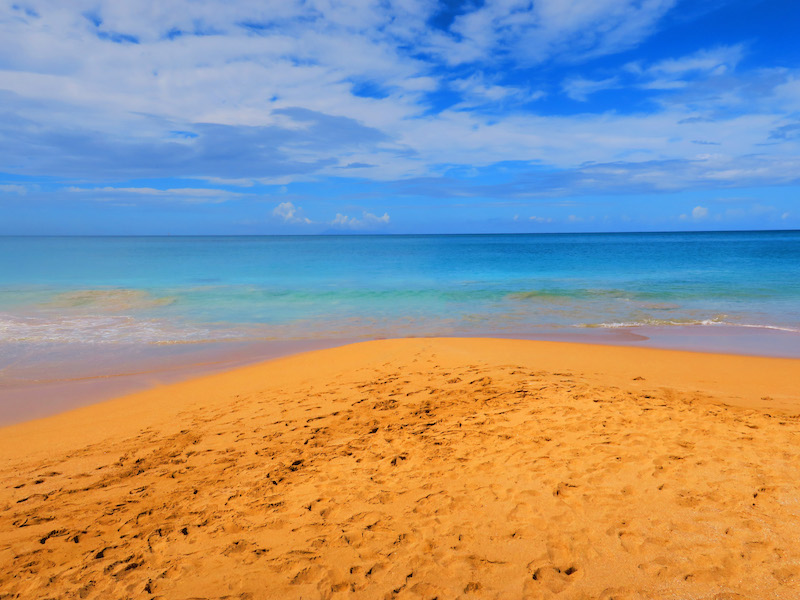
#> input picture cse110_images/beach.jpg, 800 x 600 px, found by its file name
$ python 08prove.py
#> lines starting #> are read from the running program, lines starting #| are printed output that depends on the picture

# This line imports or includes the library we will need
from PIL import Image


# This line opens the image and loads it into a variable called "image_original"
# image_original = Image.open("beach.jpg")
image_beach = Image.open(
    "C:\\Users\\mogde\\Desktop\\SCHOOL\\cse110\\cse110_images\\beach.jpg")
#> image_beach is the input picture: PIL image 800x600 RGB; mean R, G, B 152.6, 148, 143.9

# print(image_beach.size)
width, height = image_beach.size
#> width = 800; height = 600
print(f'{width} x {height} beach')
#| 800 x 600 beach

pixels_beach = image_beach.load()

# Penguin picture
green_penguin = Image.open(
    "C:\\Users\\mogde\\Desktop\\SCHOOL\\cse110\\cse110_images\\penguin.jpg")
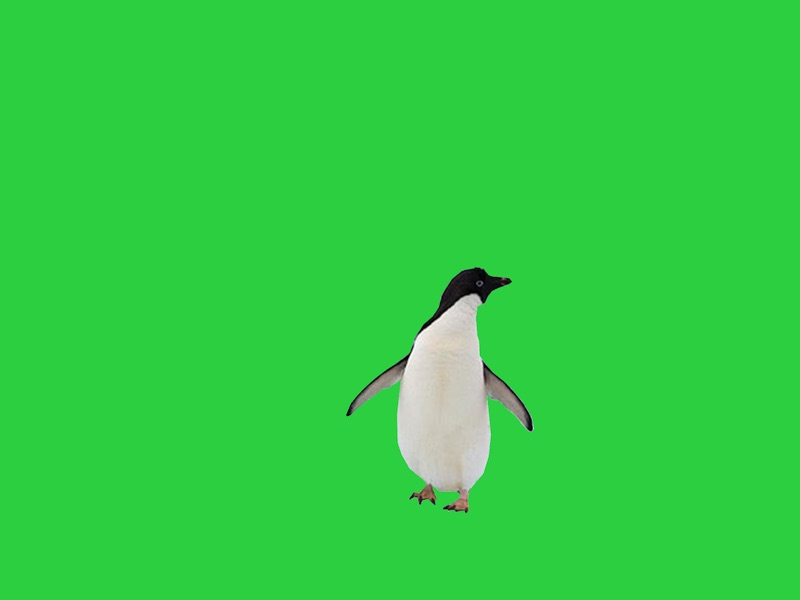
#> input picture cse110_images/penguin.jpg, 800 x 600 px, found by its file name
#> green_penguin is the input picture: PIL image 800x600 RGB; mean R, G, B 49, 205.6, 67.8
width2, height2 = green_penguin.size
#> width2 = 800; height2 = 600
print(f'{width2} x {height2} green penguin')
#| 800 x 600 green penguin
pixels_green_penguin = green_penguin.load()

# [5 lines of commented-out code are left out]

for y in range(0, 600):
    for x in range(0, 800):
        (r, g, b) = pixels_green_penguin[x, y]
        (r2, g2, b2) = pixels_beach[x, y]
        # if r < 65 and g > 200 and b < 65:
        if g > 190 and r < 100:
            pixels_green_penguin[x, y] = (r2, g2, b2)
        elif (65 < r < 105) and (150 < g) and (80 < b < 100):
            pixels_green_penguin[x, y] = (r2, g2, b2)
        else:
            pass

green_penguin.save(
    "C:\\Users\\mogde\\Desktop\\SCHOOL\\cse110\\cse110_images\\beach_penguin.jpg")
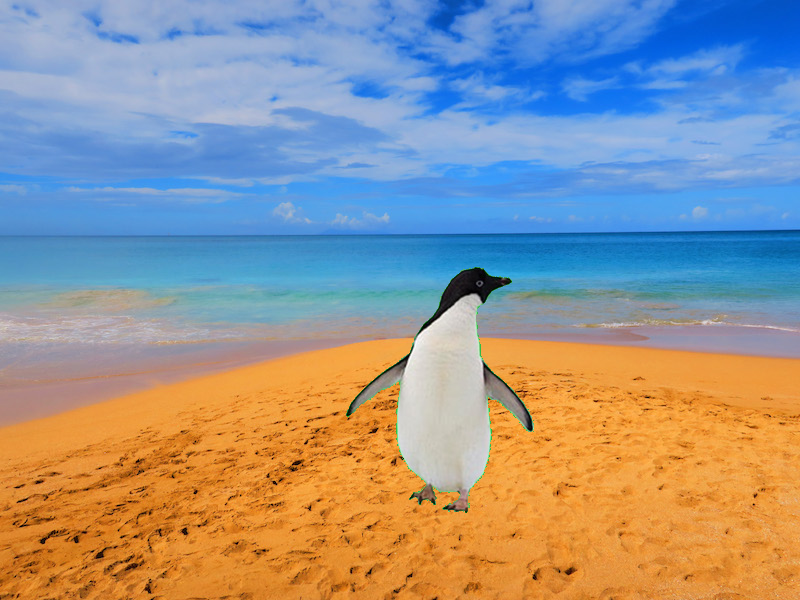
#> saved as beach_penguin.jpg: PIL image 800x600 RGB; mean R, G, B 151, 149, 147.2
beach_penguin = Image.open(
    "C:\\Users\\mogde\\Desktop\\SCHOOL\\cse110\\cse110_images\\beach_penguin.jpg")
beach_penguin.show()


# Hiker picture
green_hiker = Image.open(
    "C:\\Users\\mogde\\Desktop\\SCHOOL\\cse110\\cse110_images\\hiker.jpg")
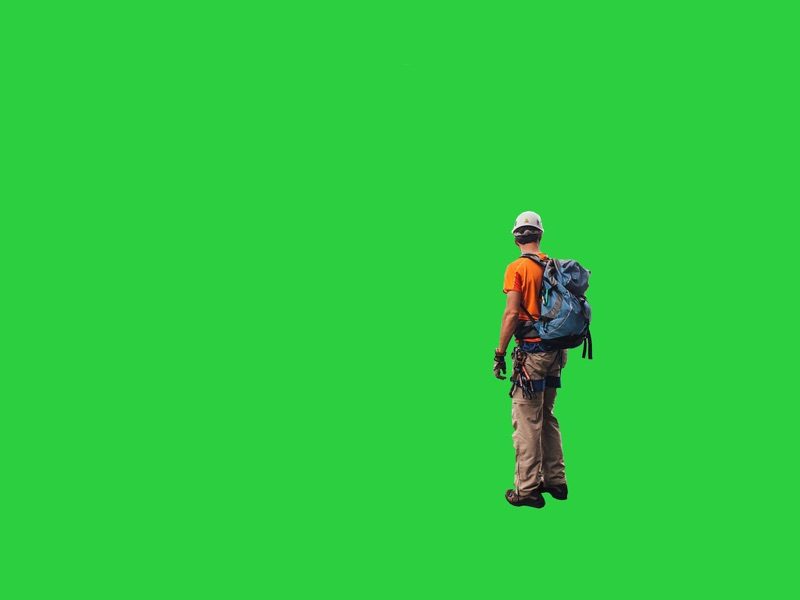
#> input picture cse110_images/hiker.jpg, 800 x 600 px, found by its file name
#> green_hiker is the input picture: PIL image 800x600 RGB; mean R, G, B 45.8, 202.4, 64.2
width2, height2 = green_hiker.size
print(f'{width2} x {height2} green hiker')
#| 800 x 600 green hiker
pixels_green_hiker = green_hiker.load()

for y in range(0, 600):
    for x in range(0, 800):
        (r, g, b) = pixels_green_hiker[x, y]
        (r2, g2, b2) = pixels_beach[x, y]
        # if r < 65 and g > 200 and b < 65:
        if g > 190 and r < 100:
            pixels_green_hiker[x, y] = (r2, g2, b2)
        elif (65 < r < 105) and (150 < g) and (80 < b < 100):
            pixels_green_hiker[x, y] = (r2, g2, b2)
        else:
            pass

green_hiker.save(
    "C:\\Users\\mogde\\Desktop\\SCHOOL\\cse110\\cse110_images\\beach_hiker.jpg")
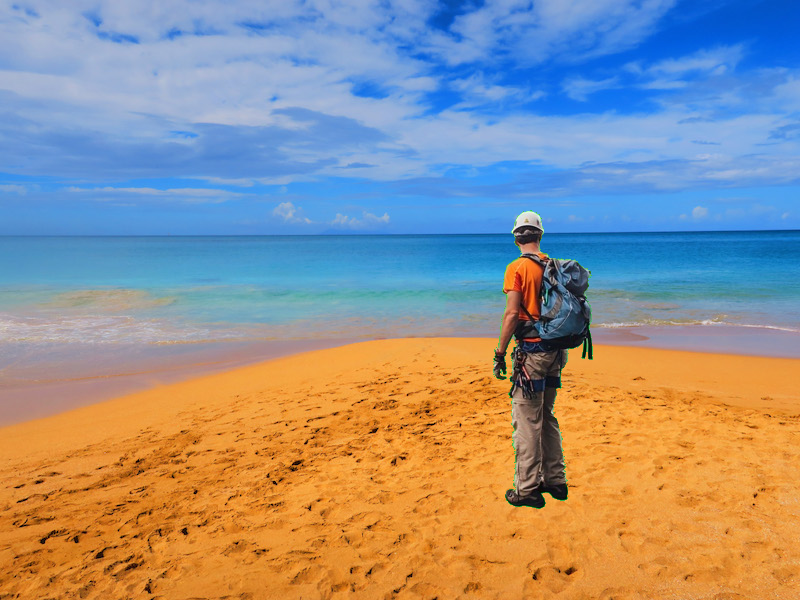
#> saved as beach_hiker.jpg: PIL image 800x600 RGB; mean R, G, B 149.8, 145.5, 142.2
beach_hiker = Image.open(
    "C:\\Users\\mogde\\Desktop\\SCHOOL\\cse110\\cse110_images\\beach_hiker.jpg")
beach_hiker.show()


# Combine beach hiker and beach penguin by averaging values
hiker_peng_beach = Image.new("RGB", image_beach.size)
#> hiker_peng_beach: PIL image 800x600 RGB; every value is 0
pixels_hik_peng_bea = hiker_peng_beach.load()

for y in range(0, 600):
    for x in range(0, 800):
        (r, g, b) = pixels_green_hiker[x, y]
        (r2, g2, b2) = pixels_green_penguin[x, y]
        r3 = int((r+r2)/2)
        g3 = int((g+g2)/2)
        b3 = int((b+b2)/2)
        pixels_hik_peng_bea[x, y] = (r3, g3, b3)

hiker_peng_beach.save(
    "C:\\Users\\mogde\\Desktop\\SCHOOL\\cse110\\cse110_images\\hiker_peng_beach.jpg")
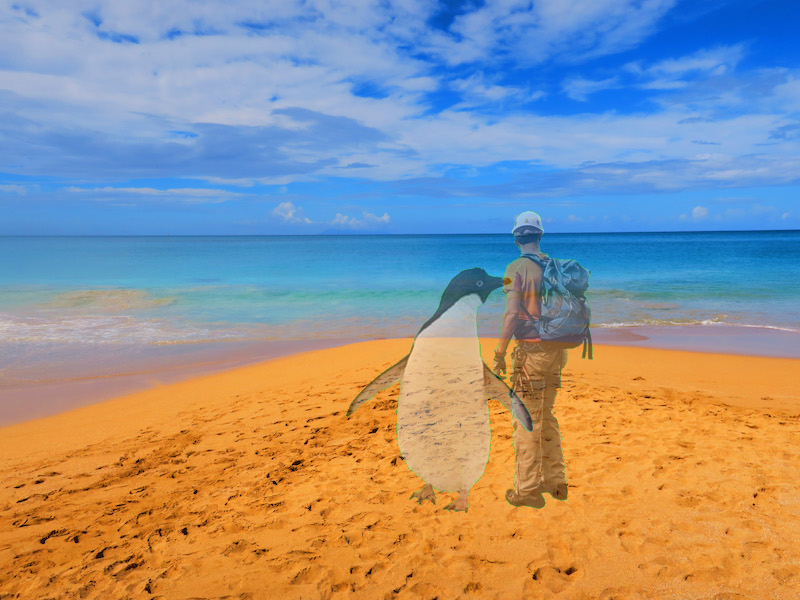
#> saved as hiker_peng_beach.jpg: PIL image 800x600 RGB; mean R, G, B 150.4, 147.2, 144.7
hiker_peng_beach = Image.open(
    "C:\\Users\\mogde\\Desktop\\SCHOOL\\cse110\\cse110_images\\hiker_peng_beach.jpg")
hiker_peng_beach.show()


# Combine beach hiker and beach penguin by comparing values (no ghost effect)
# One image on top of another, not averaged.
no_ghost_beach = Image.new("RGB", image_beach.size)
pixels_no_ghost = no_ghost_beach.load()

for y in range(0, 600):
    for x in range(0, 800):
        (r0, g0, b0) = pixels_beach[x, y]
        (r, g, b) = pixels_green_hiker[x, y]
        (r2, g2, b2) = pixels_green_penguin[x, y]
        if pixels_green_hiker[x, y] != pixels_beach[x, y]:
            pixels_no_ghost[x, y] = (r, g, b)
        else:
            pixels_no_ghost[x, y] = (r0, g0, b0)

for y in range(0, 600):
    for x in range(0, 800):
        (r0, g0, b0) = pixels_beach[x, y]
        (r, g, b) = pixels_green_hiker[x, y]
        (r2, g2, b2) = pixels_green_penguin[x, y]
        if pixels_green_penguin[x, y] != pixels_beach[x, y]:
            pixels_no_ghost[x, y] = (r2, g2, b2)
        else:
            pass

no_ghost_beach.save(
    "C:\\Users\\mogde\\Desktop\\SCHOOL\\cse110\\cse110_images\\no_ghost_beach.jpg")
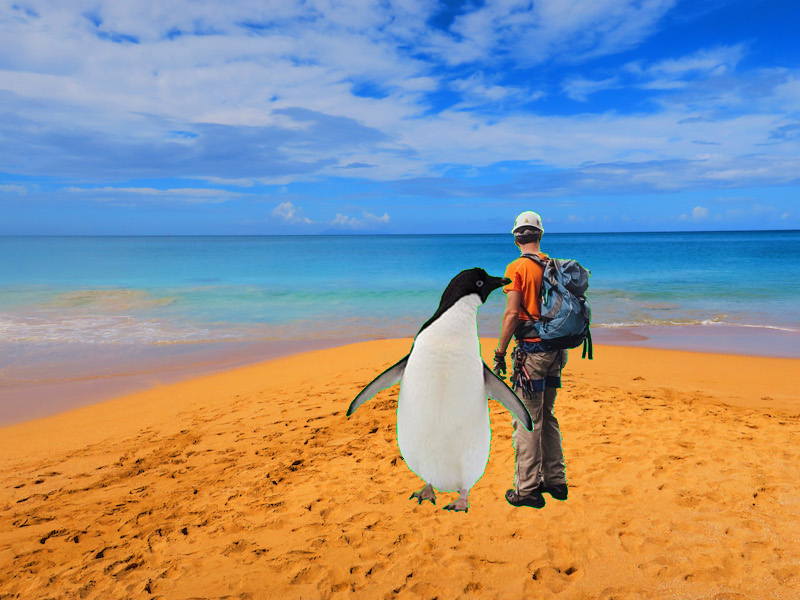
#> saved as no_ghost_beach.jpg: PIL image 800x600 RGB; mean R, G, B 148.3, 146.5, 145.6
no_ghost_beach = Image.open(
    "C:\\Users\\mogde\\Desktop\\SCHOOL\\cse110\\cse110_images\\no_ghost_beach.jpg")
no_ghost_beach.show()


# [34 lines of commented-out code are left out]
